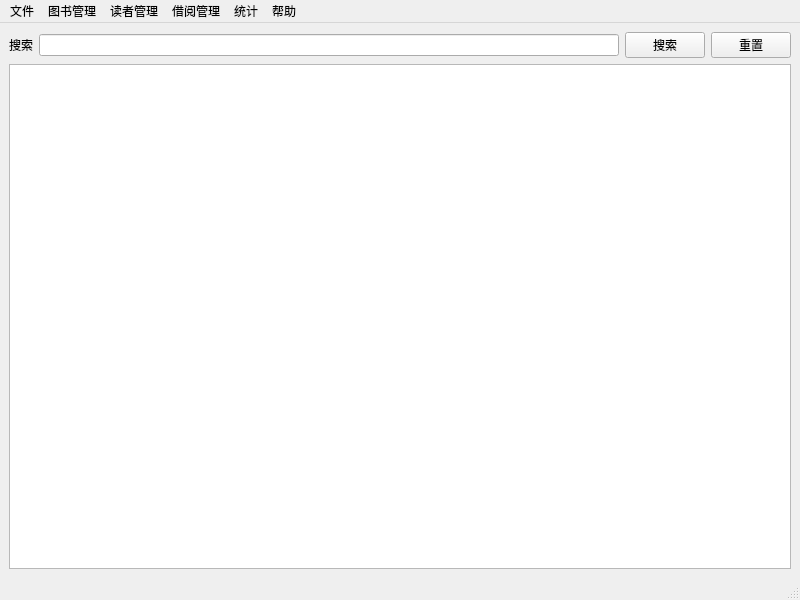
<?xml version="1.0" encoding="UTF-8"?>
<ui version="4.0">
 <class>MainWindow</class>
 <widget class="QMainWindow" name="MainWindow">
  <property name="geometry">
   <rect>
    <x>0</x>
    <y>0</y>
    <width>800</width>
    <height>600</height>
   </rect>
  </property>
  <property name="windowTitle">
   <string>MainWindow</string>
  </property>
  <widget class="QWidget" name="centralwidget">
   <layout class="QGridLayout" name="gridLayout">
    <item row="0" column="0">
     <layout class="QVBoxLayout" name="verticalLayout">
      <item>
       <layout class="QHBoxLayout" name="horizontalLayout">
        <item>
         <widget class="QLabel" name="label">
          <property name="text">
           <string>搜索</string>
          </property>
         </widget>
        </item>
        <item>
         <widget class="QLineEdit" name="searchLineEdit"/>
        </item>
        <item>
         <widget class="QPushButton" name="searchButton">
          <property name="text">
           <string>搜索</string>
          </property>
         </widget>
        </item>
        <item>
         <widget class="QPushButton" name="resetButton">
          <property name="text">
           <string>重置</string>
          </property>
         </widget>
        </item>
       </layout>
      </item>
      <item>
       <widget class="QTableView" name="tableView"/>
      </item>
     </layout>
    </item>
   </layout>
  </widget>
  <widget class="QMenuBar" name="menubar">
   <property name="geometry">
    <rect>
     <x>0</x>
     <y>0</y>
     <width>800</width>
     <height>18</height>
    </rect>
   </property>
   <widget class="QMenu" name="menu">
    <property name="title">
     <string>文件</string>
    </property>
    <addaction name="actionExit"/>
   </widget>
   <widget class="QMenu" name="menu_2">
    <property name="title">
     <string>图书管理</string>
    </property>
    <addaction name="actionAddBook"/>
    <addaction name="actionEditBook"/>
    <addaction name="actionDeleteBook"/>
    <addaction name="separator"/>
    <addaction name="actionRefresh"/>
   </widget>
   <widget class="QMenu" name="menu_3">
    <property name="title">
     <string>读者管理</string>
    </property>
    <addaction name="actionAddReader"/>
    <addaction name="actionManageReaders"/>
   </widget>
   <widget class="QMenu" name="menu_4">
    <property name="title">
     <string>借阅管理</string>
    </property>
    <addaction name="actionBorrowBook"/>
    <addaction name="actionReturnBook"/>
   </widget>
   <widget class="QMenu" name="menu_5">
    <property name="title">
     <string>帮助</string>
    </property>
    <addaction name="actionAbout"/>
   </widget>
   <widget class="QMenu" name="menu_6">
    <property name="title">
     <string>统计</string>
    </property>
    <addaction name="actionStatistics"/>
   </widget>
   <addaction name="menu"/>
   <addaction name="menu_2"/>
   <addaction name="menu_3"/>
   <addaction name="menu_4"/>
   <addaction name="menu_6"/>
   <addaction name="menu_5"/>
  </widget>
  <widget class="QStatusBar" name="statusbar"/>
  <action name="actionExit">
   <property name="text">
    <string>退出</string>
   </property>
  </action>
  <action name="actionAddBook">
   <property name="text">
    <string>添加图书</string>
   </property>
  </action>
  <action name="actionEditBook">
   <property name="text">
    <string>编辑图书</string>
   </property>
  </action>
  <action name="actionDeleteBook">
   <property name="text">
    <string>删除图书</string>
   </property>
  </action>
  <action name="actionRefresh">
   <property name="text">
    <string>刷新</string>
   </property>
  </action>
  <action name="actionAddReader">
   <property name="text">
    <string>添加读者</string>
   </property>
  </action>
  <action name="actionManageReaders">
   <property name="text">
    <string>管理读者</string>
   </property>
  </action>
  <action name="actionBorrowBook">
   <property name="text">
    <string>借书</string>
   </property>
  </action>
  <action name="actionReturnBook">
   <property name="text">
    <string>还书</string>
   </property>
  </action>
  <action name="actionAbout">
   <property name="text">
    <string>关于</string>
   </property>
  </action>
  <action name="actionStatistics">
   <property name="text">
    <string>借阅数据统计</string>
   </property>
  </action>
 </widget>
 <resources/>
 <connections/>
</ui>
